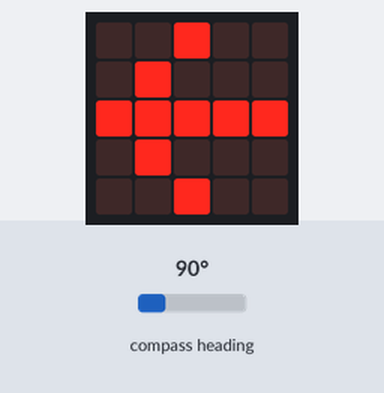
Bench run of a program on a simulated BBC micro:bit (MakeCode). On the bench: the board's 5×5 LED display. Inputs (shaded band) come from the test bench; at power-on: compass heading 90°. The compass is already calibrated.

Above: at 1.2 s.
1.3 s: compass heading set to 50°
2.8 s: compass heading set to 40°
At 3.8 s:
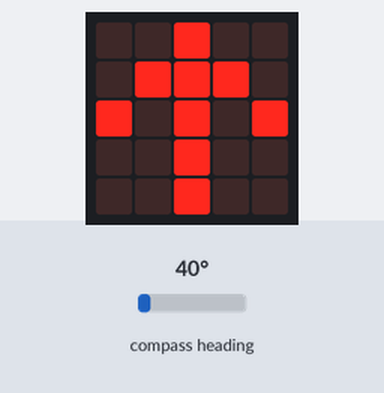
4.4 s: compass heading set to 180°
At 5.5 s:
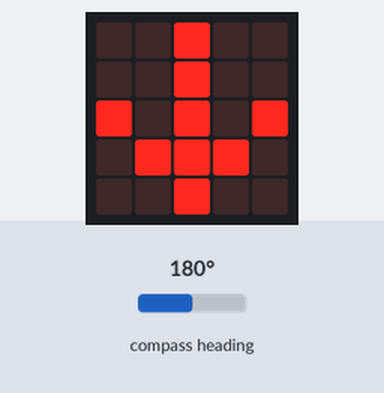
6.1 s: compass heading set to 269°
At 7.3 s:
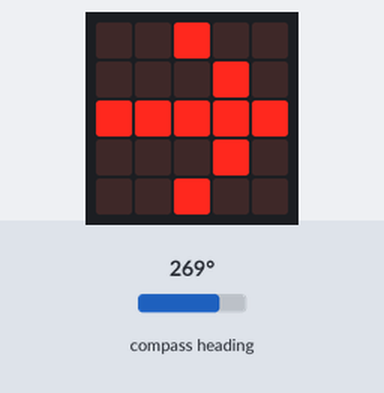
7.8 s: compass heading set to 7°
At 9.0 s:
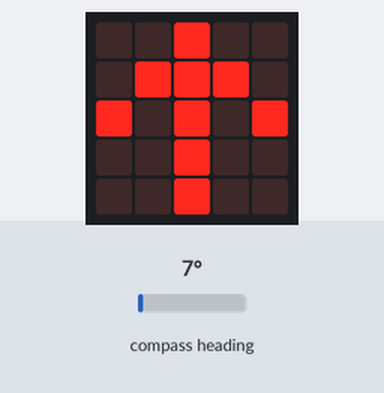
9.4 s: compass heading set to 90°
At 10.8 s:
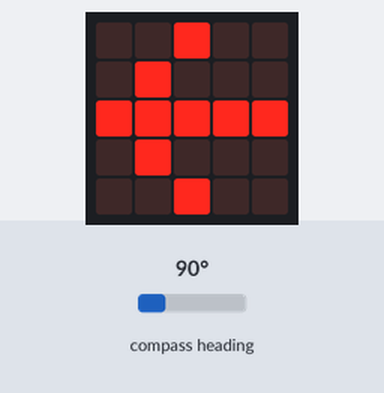
Timing chart, 0 to 12.1 s (numbered marks = the images above; inputs shaded):
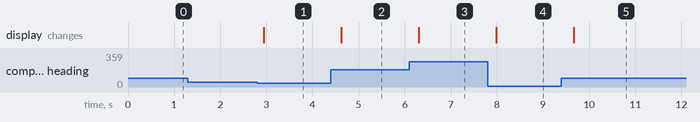

The program:

main.ts
```typescript
let ju = 0
basic.forever(function () {
    ju = input.compassHeading()
})
basic.forever(function () {
    if (ju < 225 && ju > 135) {
        basic.showLeds(`
            . . # . .
            . . # . .
            # . # . #
            . # # # .
            . . # . .
            `)
    } else {
        if (ju > 225 && ju < 315) {
            basic.showLeds(`
                . . # . .
                . . . # .
                # # # # #
                . . . # .
                . . # . .
                `)
        } else {
            if (ju > 45 && ju < 135) {
                basic.showLeds(`
                    . . # . .
                    . # . . .
                    # # # # #
                    . # . . .
                    . . # . .
                    `)
            } else {
                if (ju < 315) {
                    basic.showLeds(`
                        . . # . .
                        . # # # .
                        # . # . #
                        . . # . .
                        . . # . .
                        `)
                } else {
                    if (ju > 45) {
                        basic.showLeds(`
                            . . # . .
                            . # # # .
                            # . # . #
                            . . # . .
                            . . # . .
                            `)
                    } else {

                    }
                }
            }
        }
    }
})
```

test.ts
```typescript
// tests gaan hier; deze zal niet worden gecompileerd wanneer dit pakket wordt gebruikt als extensie.
```

Measured:
- the behaviour switches between 46 and 45° on compass heading (found by bisection; images 0 and 1)
- after the input at 1.3 s, every drawn part: stays the same
- after the input at 2.8 s, the display: changes after 0.14 s (image 1)
- after the input at 4.4 s, the display: changes after 0.22 s (image 2)
- after the input at 6.1 s, the display: changes after 0.20 s (image 3)
- after the input at 7.8 s, the display: changes after 0.18 s (image 4)
- after the input at 9.4 s, the display: changes after 0.26 s (image 5)
